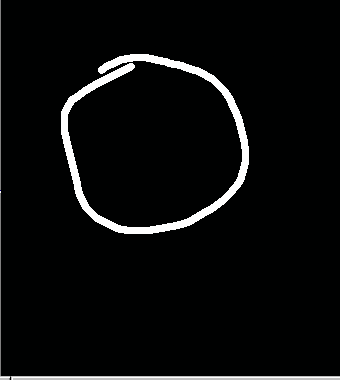
#> input picture step_by_step_modules/captured_images/0/0.png, 340 x 380 px; its folder holds only this picture in this run
$ python 3.Generate_dataset.py
#> lines starting #> are read from the running program, lines starting #| are printed output that depends on the picture

import cv2
import csv
import glob

header  =["label"]
for i in range(0,784):
   header.append("pixel"+str(i))
with open('dataset.csv', 'a') as f:
   writer = csv.writer(f)
   writer.writerow(header)

for label in range(10):
   dirList = glob.glob("captured_images/"+str(label)+"/*.png")

   for img_path in dirList:
       im= cv2.imread(img_path)
#> im is the input picture: shape (380, 340, 3); mean B, G, R 12.2, 12.2, 11.3
       im_gray = cv2.cvtColor(im,cv2.COLOR_BGR2GRAY)
       im_gray = cv2.GaussianBlur(im_gray,(15,15), 0)
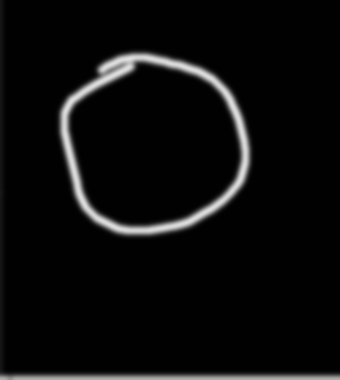
#> im_gray: shape (380, 340); min 1, max 223, mean 12
       roi= cv2.resize(im_gray,(28,28), interpolation=cv2.INTER_AREA)
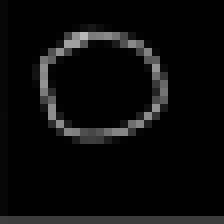
#> roi: shape (28, 28) (shown 8 times larger); min 1, max 185, mean 12

       data=[]
       data.append(label)
       rows, cols = roi.shape
#> rows = 28; cols = 28

       ## Fill the data array with pixels one by one.
       for i in range(rows):
           for j in range(cols):
               k =roi[i,j]
               if k>100:
                   k=1
               else:
                   k=0
               data.append(k)
#> after the loop, data = 785 values, max 1 at index 122, min 0 at index 0, mean 0.042
       with open('dataset.csv', 'a') as f:
           writer = csv.writer(f)
           writer.writerow(data)
#> pass 2 of the loop `for label in range(10):`:
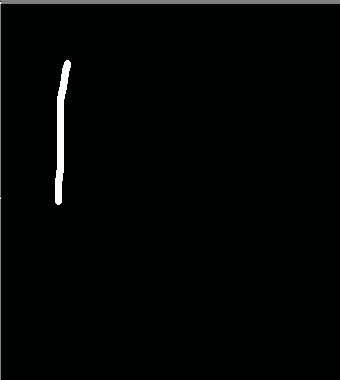
#> input picture step_by_step_modules/captured_images/1/0.png, 340 x 380 px
#> im is the input picture: shape (380, 340, 3); mean B, G, R 4.7, 4.7, 3.8
#> `im_gray = cv2.GaussianBlur(im_gray,(15,15), 0)`:
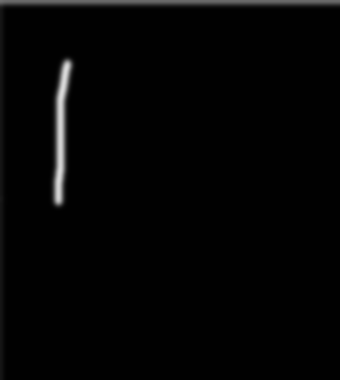
#> im_gray: shape (380, 340); min 1, max 218, mean 4.5
#> `roi= cv2.resize(im_gray,(28,28), interpolation=cv2.INTER_AREA)`:
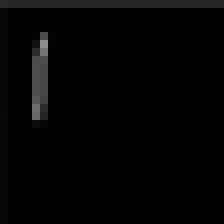
#> roi: shape (28, 28) (shown 8 times larger); min 1, max 141, mean 4.6
#> after the loop `for i in range(rows):`: data = 785 values, max 1 at index 0, min 0 at index 1, mean 0.00637
